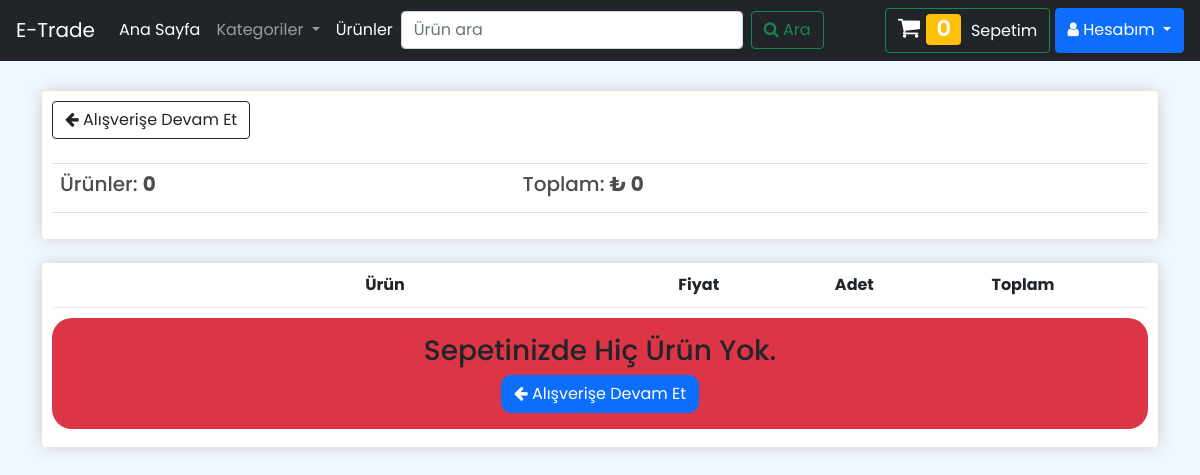
Before: /user/sepetim/ (signed in) with the older database file.
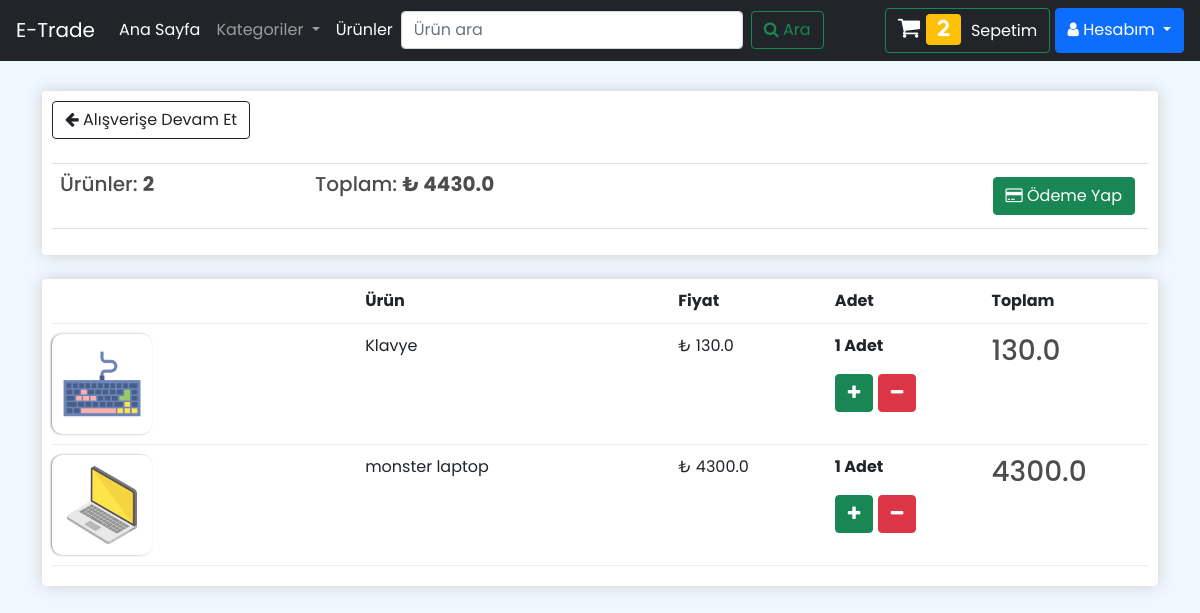
After: the same page with the newer database file.
### USERAPP/models.py (models this page shows, shortened)
class CustomUserModel(AbstractUser):
    avatar = models.ImageField(upload_to="users/", blank=True, null=True, verbose_name="Fotoğraf")
    phoneNumber = models.CharField(verbose_name="Telefon Numarası", max_length=10, blank=True, null=True)
    class Meta:
        db_table = "auth_user"
        verbose_name_plural="Kullanıcılar"
    def __str__(self):
        return self.username

class CartModel(models.Model):
    customer = models.ForeignKey(CustomUserModel, on_delete=models.SET_NULL, verbose_name="Müşteri", null=True)
    product = models.ForeignKey(ProductModel, on_delete=models.SET_NULL, verbose_name="Ürün", null=True)
    amount = models.IntegerField(verbose_name="Adet", null=False)
    class Meta:
        db_table = 'Cart'
        verbose_name_plural="Sepet"

### PRODUCTS/models.py (models this page shows, shortened)
class ProductModel(models.Model):
    class Meta:
        db_table = 'Products'
        verbose_name_plural = "Ürünler"
    productTitle = models.CharField(max_length=50, verbose_name="Ürün İsmi")
    productPrice = models.FloatField(verbose_name="Ürün Fiyatı")
    productDescription = models.TextField(max_length=500, verbose_name="Ürün Açıklaması")
    productImage = models.ImageField(verbose_name="Ürün Görseli", upload_to="products/",blank=True,null=True)
    productShipping = models.BooleanField(default=False,verbose_name="Ücretsiz Kargo Mu",blank=False,null=False)
    productCategorie = models.ManyToManyField(ProductCategorieModel,verbose_name="Kategori")
    newSlug      = AutoSlugField(populate_from="productTitle",unique=True,blank=True,default="",editable=True)

### USERAPP/views.py (the view)
# urls.py: path("sepetim/",views.v_cart,name="cart"),
def v_cart(request):
    products = CartModel.objects.filter(customer=request.user)
    total = 0
    for product_ in products:
        total += product_.amount * product_.product.productPrice
    return render(request, "cart.html", {"products": products, "total": total})

### PRODUCTS/templatetags/extras.py (called while the page is built)
@register.simple_tag
def f_cat_list():
    categories=ProductCategorieModel.objects.all()
    return categories

@register.simple_tag
def f_countOfBasket(request):
    total=CartModel.objects.filter(customer_id=request.user.id).count()
    return total

### templates/cart.html (shortened to what this page needs)
{% extends 'includes/base.html' %}
{% load static %}
{% load mathfilters %}
{% block CSS %}
    <link rel="stylesheet" href="https://cdnjs.cloudflare.com/ajax/libs/font-awesome/6.0.0-beta2/css/all.min.css">
    <link rel="stylesheet" href="https://maxcdn.bootstrapcdn.com/bootstrap/4.0.0/css/bootstrap.min.css">
    <link rel="stylesheet" href="https://cdnjs.cloudflare.com/ajax/libs/font-awesome/4.7.0/css/font-awesome.css">
    <link href="https://cdn.jsdelivr.net/npm/bootstrap@5.0.2/dist/css/bootstrap.min.css" rel="stylesheet">
    <link rel="stylesheet" href="{% static 'css/productsCSS.css' %}">
{% endblock CSS %}
{% block BODY %}
    {% include 'includes/navbar.html' %}
    <div class="container">
    <div class="row" id="cartItemId" style="margin-top: 20px">
        <div class="col-lg-12">
            <div class="box-element">
                <a class="btn btn-outline-dark" href="{% url 'products' %}"><i class="fa fa-arrow-left" aria-hidden="true"></i>
                    Alışverişe Devam Et</a>
                <br>
                <br>
                <table class="table">
                    <tr>
                        <th><h5>Ürünler: <strong>
                            {{ products |length }}
                        </strong></h5></th>
                        <th><h5>Toplam: <strong>₺ {{ total }}</strong></h5></th>
                        <th>{% if products %}
                            <a style="float: right;margin:5px" class="btn btn-success" href="{% url 'checkout' %}"><i class="fa fa-credit-card" aria-hidden="true"></i> Ödeme Yap</a>
                            {% endif %}
                        </th>
                    </tr>
                </table>
            </div>
            <br>
            <div class="box-element">
                <div class="cart-row">
                    <div style="flex: 2"></div>
                    <div style="flex: 2"><strong>Ürün</strong></div>
                    <div style="flex: 1"><strong>Fiyat</strong></div>
                    <div style="flex: 1"><strong>Adet</strong></div>
                    <div style="flex: 1"><strong>Toplam</strong></div>
                </div>
                {% if products %}
                {% for product_ in products %}
                    <div class="cart-row" id="product-id-{{ product_.product.id }}">
                        <div style="flex: 2"><img class="cart-product-image" style="padding:10px" src="{{ product_.product.productImage.url }}" alt=""></div>
                        <div style="flex: 2">{{ product_.product.productTitle }}</div>
                        <div style="flex: 1">₺ {{ product_.product.productPrice }}</div>
                        <div style="flex: 1;">
                            <p class="quantity">{{ product_.amount }} Adet</p>
                            <div class="">
                                <button class="btn btn-success update-cart-amount" data-product="{{ product_.product.id }}" data-action="add" ><i class="fa fa-plus" aria-hidden="true"></i></button>
                                <button class="btn btn-danger update-cart-amount" data-product="{{ product_.product.id }}" data-action="remove"><i class="fa fa-minus" aria-hidden="true"></i></button>
                            </div>
                        </div>
                        <div style="flex: 1"><strong><h3>
                            {% with amount=product_.amount price=product_.product.productPrice %}
                            {{ amount|mul:price }}
                            {% endwith %}
                        </h3></strong></div>
                    </div>
                    {% endfor %}
                    {% else %}
                    <div class="bg bg-danger text-center p-3 mb-2" style="border-radius: 20px">
                    <h3 class="text-dark">Sepetinizde Hiç Ürün Yok.</h3>
                        <a href="{% url 'products' %}" class="btn btn-primary" style="border-radius: 10px"><i class="fa fa-arrow-left" aria-hidden="true"></i> Alışverişe Devam Et</a>
                    </div>
                 {% endif %}
            </div>
        </div>
    </div>
{% endblock BODY %}

### templates/includes/navbar.html (shortened to what this page needs)
{% load extras %}
<nav class="navbar navbar-expand-lg navbar-dark bg-dark">
   <a class="navbar-brand" href="{% url 'homePage' %}">E-Trade</a>
   <div class="collapse navbar-collapse" id="navbarSupportedContent">
      <ul class="navbar-nav mr-auto">
         <li class="nav-item active">
            <a class="nav-link" href="{% url 'homePage' %}">Ana Sayfa </a>
         </li>
         <li class="nav-item dropdown">
            <a class="nav-link dropdown-toggle" href="#" id="navbarDropdown" role="button" data-toggle="dropdown"
               aria-haspopup="true" aria-expanded="false">
            Kategoriler
            </a>
         </li>
         <li class="nav-item active">
            <a class="nav-link" href="{% url 'products' %}">Ürünler </a>
         </li>
         <form class="form-inline my-2 my-lg-0" method="get">
            <input class="form-control mr-sm-2" type="search" name="keyword" placeholder="Ürün ara" aria-label="Search">
            <button class="btn btn-outline-success my-2 my-sm-0" type="submit"><i class="fa fa-search"
               aria-hidden="true"></i> Ara
            </button>
         </form>
      </ul>
   </div>
   {% if user.is_authenticated %}
       <ul class="navbar-nav mr-auto">
          <button class="btn btn-outline-success"><a href="{% url 'cart' %}"
             style="text-decoration: none;color: white"><i class="fa"
             style="font-size:24px">&#xf07a;
<span class='badge badge-warning' id='lblCartCount'> {% f_countOfBasket request %} </span>&nbsp;</i>
          </span> Sepetim</a></button>&nbsp;
          <div class="btn-group">
             <button type="button" class="btn btn-primary dropdown-toggle" data-toggle="dropdown"
                aria-haspopup="true" aria-expanded="false">
             <i class="fa fa-user" aria-hidden="true"></i> Hesabım
             </button>
          </div>
       </ul>
   {% endif %}
</nav>

Changed rows visible on the page:
added CartModel: product.productImage (picture), product.productTitle "Klavye", product.productPrice "130.0", amount "1", amount|mul "130.0"
added CartModel: product.productImage (picture), product.productTitle "monster laptop", product.productPrice "4300.0", amount "1", amount|mul "4300.0"
Other visible differences:
{{ products |length }}: "0" → "2"
{{ total }}: "0" → "4430.0"
text no longer shown: "0 Sepetinizde Hiç Ürün Yok. Alışverişe Devam Et"
text now shown: "2 Ödeme Yap"
